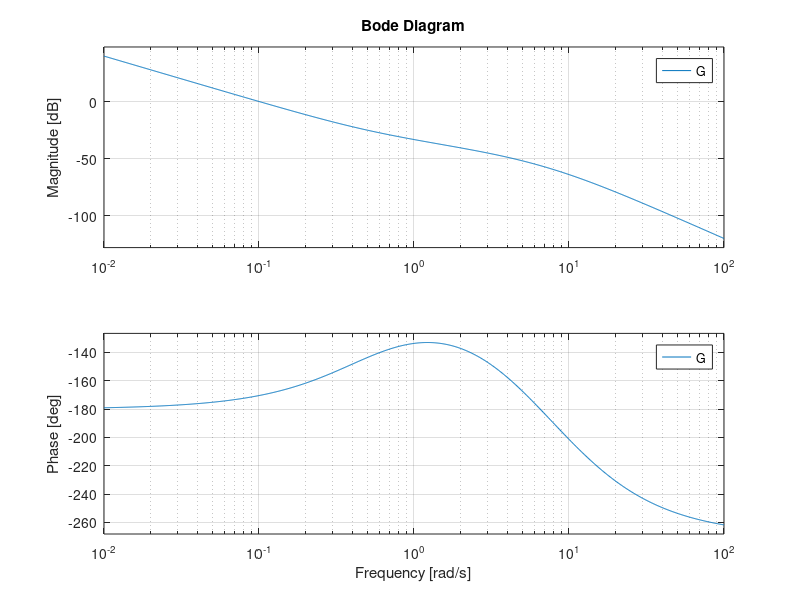

Reproduce this figure in MATLAB. (Note: this script raises an error after producing the figure.)
%%%%%Test Root Locus and Bode Plot

s = tf('s');
G = (s+0.5)/((s+5)*(s+10)*s^2);help 
Ks=[0:0.1:5000];


figure(1)
[G_MAG, G_PHASE,W ]= bode(G);
bode(G)

figure(2)
[L_root, L_K] = rlocus(G,Ks);
rlocus(G,Ks)

stable_ome = W(G_PHASE> -180.5);

cutoff = stable_ome(end);

